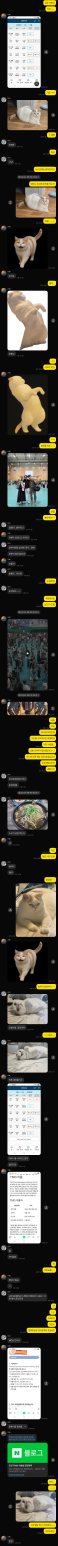
#> input picture examples/test.jpeg, 1206 x 32460 px (shown at 1/21 size)
$ python -i pdf_builder.py   (imports and definitions only)
#> lines starting #> are read from the running program, lines starting #| are printed output that depends on the picture
from __future__ import annotations
from typing import List, Optional, Tuple
from PIL import Image
import os
import numpy as np


# [6 lines left out: function _load_images, not called in this run]


def _a4_page_size(dpi: int) -> Tuple[int, int]:
    # A4 portrait in inches: 8.27 x 11.69
    w = int(round(8.27 * dpi))
    h = int(round(11.69 * dpi))
    return w, h


def _get_resample(fast: bool) -> int:
    return Image.BILINEAR if fast else Image.LANCZOS


# [6 lines left out: function _fit_to_width, not called in this run]


def compute_two_column_layout(
    *,
    dpi: int,
    margin: int,
    gutter: int,
    page_width: Optional[int] = None,
    page_height: Optional[int] = None,
) -> Tuple[int, int, int, int]:
    """2단 레이아웃 메트릭 계산.

    반환: (page_w, page_h, col_w, usable_h)
    """
    if not page_width or not page_height:
        page_w, page_h = _a4_page_size(dpi)
    else:
        page_w, page_h = page_width, page_height

    # 세로 보장
    if page_w > page_h:
        page_w, page_h = page_h, page_w

    usable_w = page_w - margin * 2
    usable_h = page_h - margin * 2
    col_w = max(1, int((usable_w - gutter) // 2))
    return page_w, page_h, col_w, usable_h


# [128 lines left out: functions build_pdf_two_columns, build_pdf_one_per_page, not called in this run]


def build_pdf_two_columns_from_source(
    input_path: str,
    out_pdf: str,
    *,
    margin: int = 60,
    gutter: int = 50,
    dpi: int = 300,
    page_width: Optional[int] = None,
    page_height: Optional[int] = None,
    fast: bool = False,
    # 버블 컷 튜닝 파라미터(웹/CLI에서 노출 가능)
    search_band: int = 60,
    bg_strip: int = 12,
    bg_thresh: int = 18,
    bg_ratio_hi: float = 0.85,
    bg_ratio_mid: float = 0.70,
    min_height_ratio: float = 0.60,
    sample_stride: int = 4,
) -> str:
    """원본 긴 이미지를 바로 A4 세로 2단 페이지 단위로 잘라 PDF 생성.

    - 원본을 먼저 칼럼 폭(col_w)에 맞춰 리사이즈
    - 이후 세로로 `usable_h`씩 연속 슬라이스 → [L1,R1], [L2,R2], ... 순으로 페이지 구성
    - 마지막 조각은 남은 만큼만 잘리므로 마지막 페이지의 일부 공백은 자연스럽게 발생할 수 있음
    """
#> called with input_path = '../../examples/test.jpeg', out_pdf = 'out.png', margin = 60, gutter = 50, dpi = 300, fast = False, search_band = 60, bg_strip = 12
    page_w, page_h, col_w, usable_h = compute_two_column_layout(
        dpi=dpi, margin=margin, gutter=gutter,
        page_width=page_width, page_height=page_height,
    )

    src = Image.open(input_path).convert("RGB")
#> src is the input picture: PIL image 1206x32460 RGB; mean R, G, B 73.5, 72.5, 61.1
    # 가로 기준 칼럼 폭으로 리사이즈(업스케일/다운스케일 모두 허용)
    scale = col_w / src.width
#> scale = 0.958
    new_h = max(1, int(round(src.height * scale)))
#> new_h = 31087
    src = src.resize((col_w, new_h), _get_resample(fast))
#> src: PIL image 1155x31087 RGB
    _, H = src.size
#> H = 31087

    # 스마트 컷 준비(버블 인지 우선, 에지 에너지 보조)
    # 1) 배경 추정: 좌/우 가장자리 샘플의 중앙값을 배경으로 간주
    # 2) 행별 배경 비율(row_bg_ratio) 계산(가로 1/4 샘플링으로 경량화)
    # 3) 행별 에지 에너지(row_energy) 계산(보조 지표)
    # 컷은 우선적으로 높은 배경 비율(버블 사이 공백)을 선택, 없으면 에너지 최소 행을 사용
    src_gray_full = np.array(src.convert("L"))
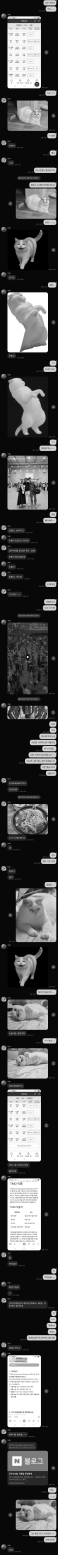
#> src_gray_full: shape (31087, 1155) (shown at 1/20 size); min 0, max 255, mean 71.5
    # 배경 추정: 좌/우 스트립에서 샘플
    strip = max(2, int(bg_strip))
    left_strip = src_gray_full[:, :strip].reshape(-1)
    right_strip = src_gray_full[:, -strip:].reshape(-1)
    bg_samples = np.concatenate([left_strip, right_strip])
    bg_value = int(np.median(bg_samples))
#> bg_value = 8
    # 배경 판정 임계값(명암 무관하게 완화)
    BG_THRESH = max(1, int(bg_thresh))  # ±n 정도까지 배경으로 간주

    # 수평 1/4 샘플링으로 배경 비율 계산(연산량 절감)
    stride = max(1, int(sample_stride))
    sub = src_gray_full[:, ::stride]
    # 중앙부의 큰 사진/스티커 영향 완화를 위해: 좌/우 25% 영역만 사용
    w_sub = sub.shape[1]
#> w_sub = 289
    q = max(1, w_sub // 4)
#> q = 72
    sub_lr = np.concatenate([sub[:, :q], sub[:, -q:]], axis=1)
    row_bg_mask = (np.abs(sub_lr - bg_value) <= BG_THRESH)
    row_bg_ratio = row_bg_mask.mean(axis=1)  # shape: (H,)

    # 추가 지표: 각 행의 '연속된 배경 구간' 최장 길이(비율)
    def _longest_run_len(mask_row: np.ndarray) -> int:
        m = 0
        c = 0
        for v in mask_row:
            if v:
                c += 1
                if c > m:
                    m = c
            else:
                c = 0
        return m

    H_rows = row_bg_mask.shape[0]
#> H_rows = 31087
    W_sub = row_bg_mask.shape[1]
#> W_sub = 144
    row_bg_run_ratio = np.empty(H_rows, dtype=np.float32)
    for i in range(H_rows):
        row_bg_run_ratio[i] = _longest_run_len(row_bg_mask[i]) / max(1, W_sub)

    # 보조 지표: 행별 에너지(수평+수직 결합)
    row_energy_x = np.abs(np.diff(src_gray_full, axis=1)).sum(axis=1)
    dy = np.abs(np.diff(src_gray_full, axis=0))
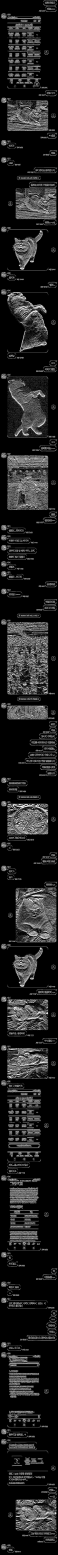
#> dy: shape (31086, 1155) (shown at 1/20 size); min 0, max 255, mean 32.6
    row_energy_y = np.vstack([dy[0:1, :], dy]).sum(axis=1)
    rx = row_energy_x / (row_energy_x.max() + 1e-8)
    ry = row_energy_y / (row_energy_y.max() + 1e-8)
    row_energy = 0.5 * rx + 0.5 * ry

    SEARCH_BAND = max(10, int(search_band))  # 버블 경계 탐색 폭
    EXTEND_FACTOR = 3
    PHOTO_GUARD_MIN = 0.35  # 이 비율보다 배경이 적으면(사진/스티커 가능성) 컷 회피

    def smart_cut(y_start: int, y_end: int) -> int:
        """y_end 바로 위쪽 밴드에서 '버블 사이 공백'을 우선 선택.
        - 1순위: row_bg_ratio가 높은(>=0.85) 행 중 y에 가장 가까운 행
        - 2순위: 배경 비율이 중간(>=0.7)인 행 중 y에 가장 가까운 행
        - 3순위: 에너지 최소 행(기존 방식)
        - 컷은 위로만 이동해 여백을 최소화
        """
        if y_end >= H:
            return min(y_end, H)
        def try_band(lo: int, hi: int) -> int | None:
            band_bg = row_bg_ratio[lo : hi + 1]
            band_run = row_bg_run_ratio[lo : hi + 1]

            # 1순위: 배경 비율 높고(>=hi), 연속 배경구간도 충분(>=0.8)
            cand_mask = (band_bg >= float(bg_ratio_hi)) & (band_run >= 0.8)
            if cand_mask.any():
                idxs = np.where(cand_mask)[0]
                end = int(idxs[-1])
                start = end
                while start - 1 >= 0 and cand_mask[start - 1]:
                    start -= 1
                mid = (start + end) // 2
                return lo + int(mid)

            # 2순위: 배경 비율 중간(>=mid) + 연속 배경구간 완화(>=0.6)
            cand_mask = (band_bg >= float(bg_ratio_mid)) & (band_run >= 0.6)
            if cand_mask.any():
                idxs = np.where(cand_mask)[0]
                end = int(idxs[-1])
                start = end
                while start - 1 >= 0 and cand_mask[start - 1]:
                    start -= 1
                mid = (start + end) // 2
                return lo + int(mid)
            return None

        lo = max(0, y_end - SEARCH_BAND)
        hi = min(H - 1, y_end)
        # 최소 높이 가드(현재 조각 높이의 일정 비율 이상 확보)
        min_y = y_start + int((y_end - y_start) * float(min_height_ratio))
        lo = max(lo, min_y)
        if lo >= hi:
            return y_end

        # 1~2순위 컷 시도
        cut = try_band(lo, hi)
        if cut is not None:
            return cut
        # 확장 밴드로 재시도(사진/스티커로 공백이 멀리 위치한 경우)
        ext = SEARCH_BAND * EXTEND_FACTOR
        lo2 = max(0, y_end - ext)
        hi2 = min(H - 1, y_end + ext // 3)  # 약간 아래까지 허용
        cut = try_band(lo2, hi2)
        if cut is not None:
            return cut

        # 3순위: 에너지 최소(라인/텍스트 절단 최소화 시도)
        band_energy = row_energy[lo : hi + 1]
        idx = int(np.argmin(band_energy))
        cut = lo + idx
        # 사진 구간 가드: 배경이 거의 없는 행에서는 조금 더 탐색해서 배경이 있는 곳으로 이동
        if row_bg_ratio[cut] < PHOTO_GUARD_MIN:
            # 위로 안전한 곳 탐색
            up = cut
            while up > y_start and row_bg_ratio[up] < PHOTO_GUARD_MIN:
                up -= 1
            if row_bg_ratio[up] >= PHOTO_GUARD_MIN:
                return max(y_start + 1, up)
            # 아래로 소폭 이동(마지막 조각 보호)
            down = cut
            lim = min(H - 1, cut + SEARCH_BAND)
            while down < lim and row_bg_ratio[down] < PHOTO_GUARD_MIN:
                down += 1
            if row_bg_ratio[down] >= PHOTO_GUARD_MIN:
                return max(y_start + 1, down)
        return max(y_start + 1, cut - 2)

    # 스트리밍 조립: 메모리 고정 사용량, 불필요한 리스트 생성 없음
    pages: List[Image.Image] = []
    page = Image.new("RGB", (page_w, page_h), (255, 255, 255))
#> page: PIL image 2481x3507 RGB; every value is 255
    left_slot = True

    y = 0
    while y < H:
        y2 = min(y + usable_h, H)
        # 마지막 조각이 아닌 경우만 스마트 컷 적용
        y_cut = smart_cut(y, y2) if y2 < H else y2
        crop = src.crop((0, y, col_w, y_cut))
        if left_slot:
            page.paste(crop, (margin, margin))
            left_slot = False
        else:
            page.paste(crop, (margin + col_w + gutter, margin))
            pages.append(page)
            page = Image.new("RGB", (page_w, page_h), (255, 255, 255))
            left_slot = True
        y = y_cut
#> this loop made 10 passes
#> (y2, lo in smart_cut, hi in smart_cut, min_y in smart_cut) on pass 5: (16815, 16755, 16815, 15460)
#> (y2, lo in smart_cut, hi in smart_cut, min_y in smart_cut, lo2 in smart_cut, hi2 in smart_cut, idx in smart_cut) on passes 2, 3, 4, 6, 9: (6737, 6677, 6737, 5382, 6557, 6797, 47), (10109, 10049, 10109, 8754, 9929, 10169, 5), (13439, 13379, 13439, 12084, 13259, 13499, 51), (20200, 20140, 20200, 18845, 20020, 20260, 1), (30223, 30163, 30223, 28868, 30043, 30283, 25)
#> pass 1, in build_pdf_two_columns_from_source, `crop = src.crop((0, y, col_w, y_cut))`:
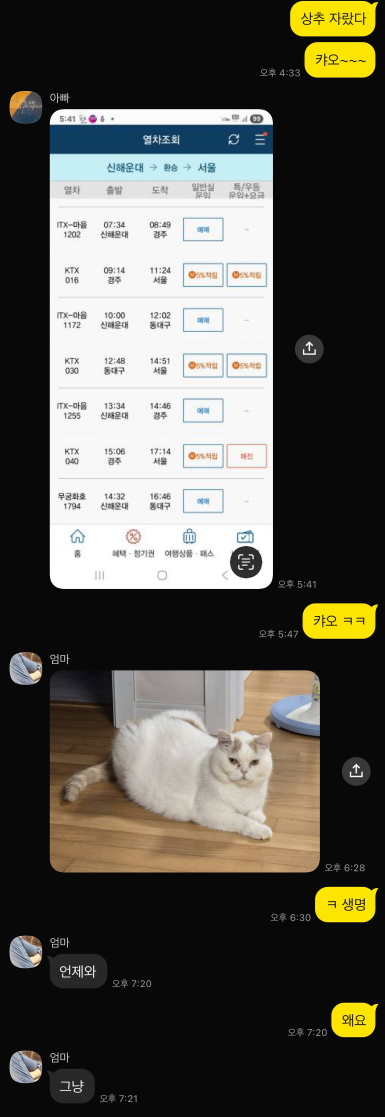
#> crop: PIL image 1155x3350 RGB (shown at 1/3 size); mean R, G, B 88, 86.4, 78.9
#> pass 2, in build_pdf_two_columns_from_source, `crop = src.crop((0, y, col_w, y_cut))`:
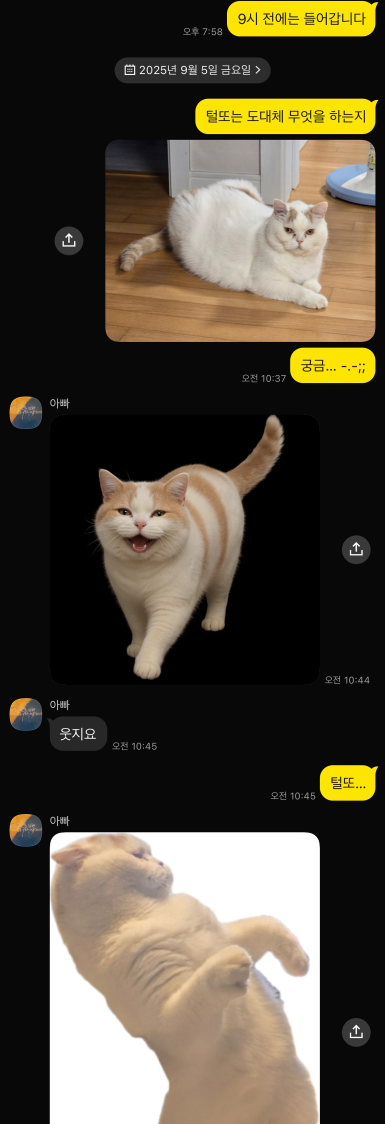
#> crop: PIL image 1155x3372 RGB (shown at 1/3 size); mean R, G, B 81.5, 73.8, 59.4
#> pass 3, in build_pdf_two_columns_from_source, `crop = src.crop((0, y, col_w, y_cut))`:
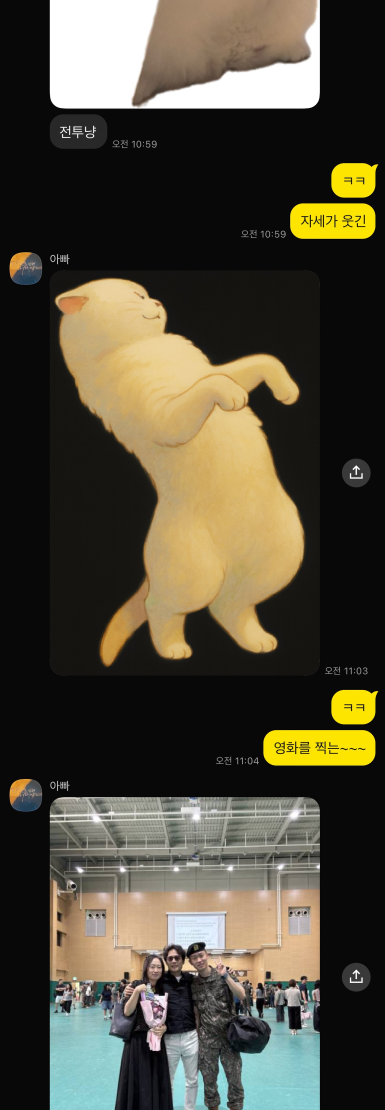
#> crop: PIL image 1155x3330 RGB (shown at 1/3 size); mean R, G, B 79.4, 74.4, 58.7
#> after the loop:
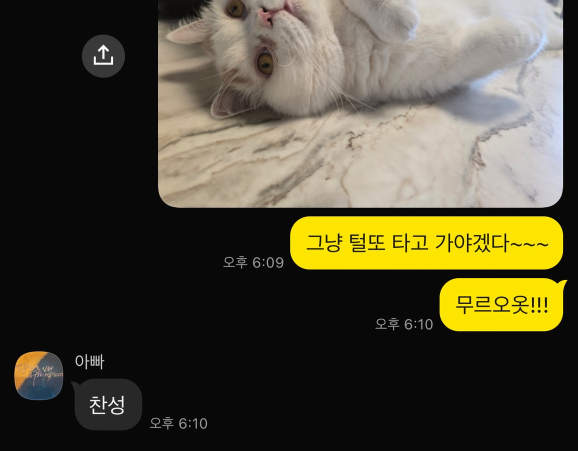
#> crop: PIL image 1155x901 RGB (shown at 1/2 size); mean R, G, B 80, 75.3, 55.2
#> after the loop, pages = 5 items

    # 마지막 홀수 조각 처리(왼쪽만 채워진 경우)
    if not left_slot:
        pages.append(page)

    # 저장
    first, rest = pages[0], pages[1:] if len(pages) > 1 else []
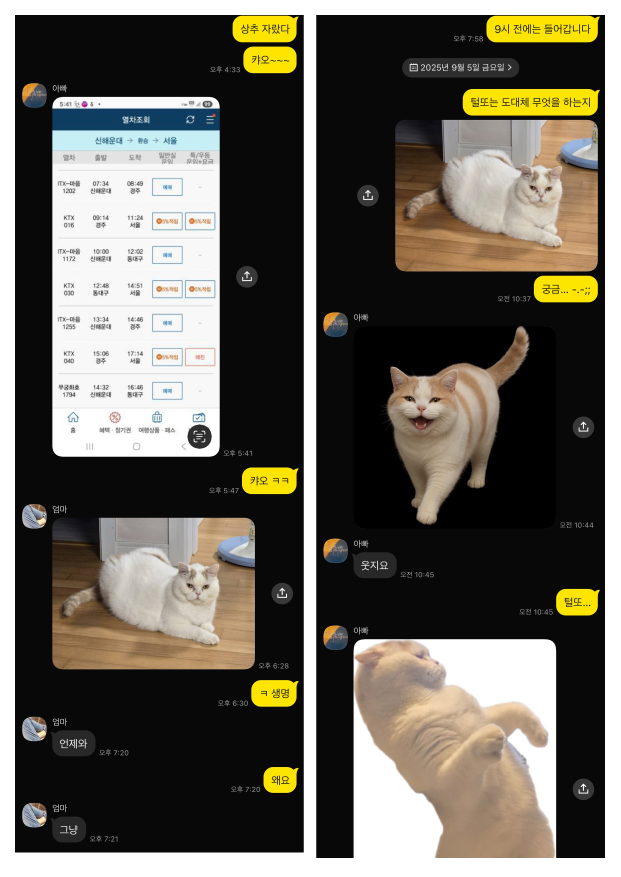
#> first: PIL image 2481x3507 RGB (shown at 1/4 size); mean R, G, B 103.1, 98.9, 89.1
    os.makedirs(os.path.dirname(out_pdf) or ".", exist_ok=True)
    first.save(out_pdf, save_all=True, append_images=rest, resolution=dpi)
    return out_pdf


# [184 lines left out: function build_pdf_two_columns_from_sources, not called in this run]

>>> result = build_pdf_two_columns_from_source('../../examples/test.jpeg', 'out.png')
